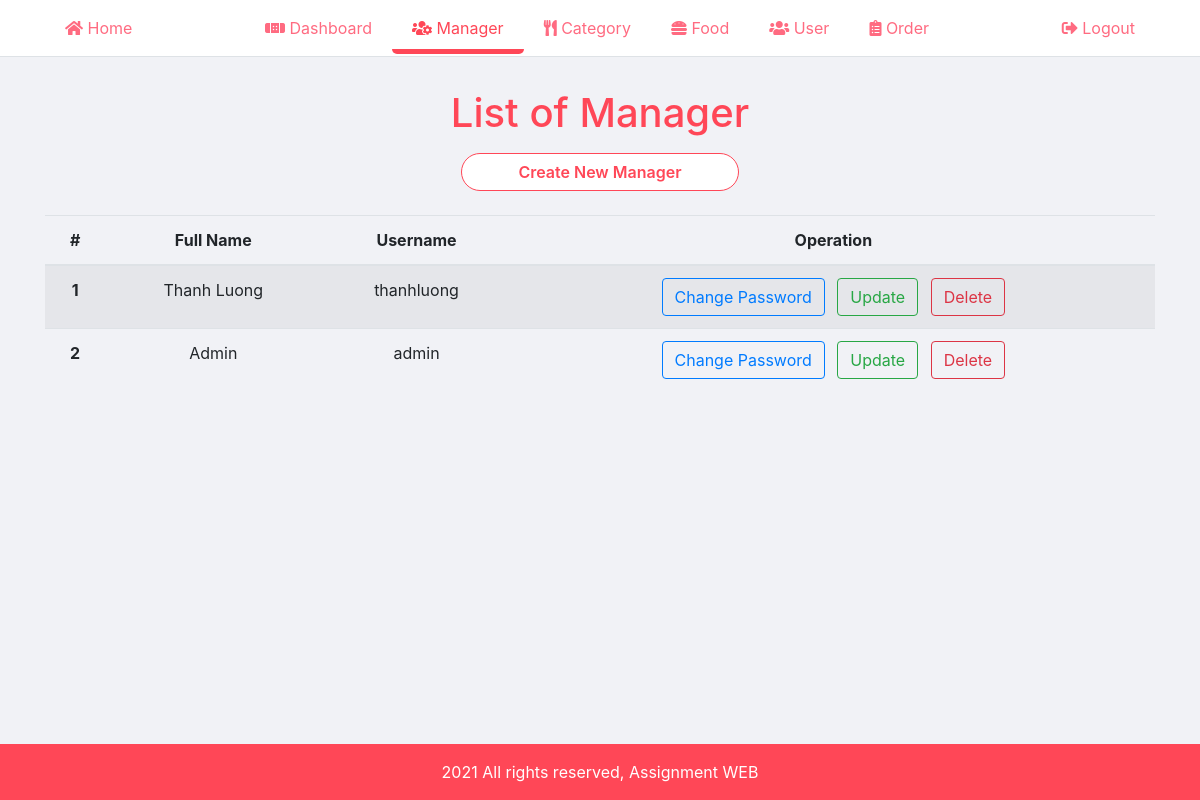
The app's page /manager_page/manager/manager.php (signed in), older data.
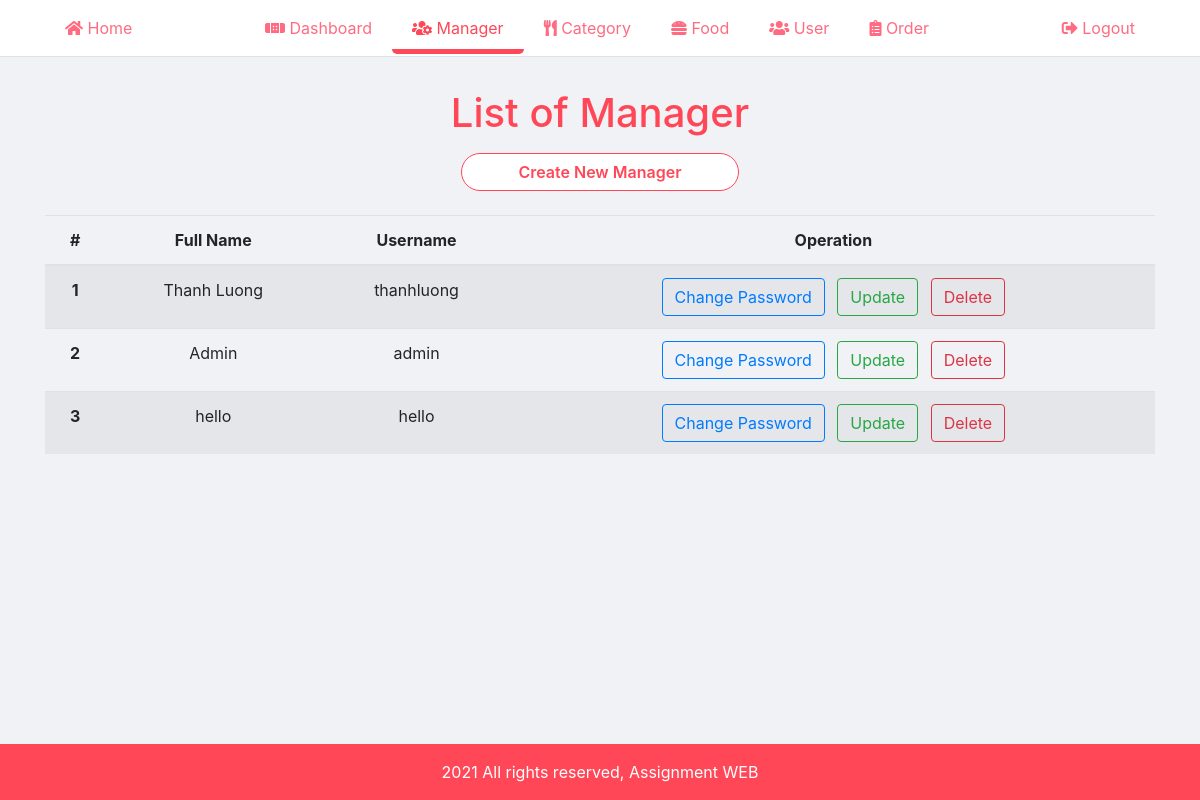
The same page, newer data.
### tables this page shows
CREATE TABLE `manager` (
  `id` int(10) UNSIGNED NOT NULL,
  `full_name` varchar(100) NOT NULL,
  `username` varchar(100) NOT NULL,
  `password` varchar(255) NOT NULL
);

### manager_page/manager/manager.php (the view, shortened to what this page needs)
<?php
    include('../partials/header.php');
?>
    <div class="content">
        <div class="py-3 container">
            <h1 class="text-center primary-color mt-3">List of Manager</h1>
            <div class="text-center">
                <a href="add_manager.php" class="btn btn__login w-25 mb-2 mt-2">Create New Manager</a>
            </div>
            <table class="table table-striped mt-3">
                <thead>
                    <tr>
                        <th scope="col" class="text-center">#</th>
                        <th scope="col" class="text-center">Full Name</th>
                        <th scope="col" class="text-center">Username</th>
                        <th scope="col" class="text-center">Operation</th>
                    </tr>
                </thead>
                <tbody>
                    <?php
                        $sql = "SELECT * FROM manager";
                        $res = mysqli_query($connection, $sql);
                        $n = 1;
                        if ($res == TRUE) {
                            $count = mysqli_num_rows($res);
                            if ($count > 0) {
                                while ($rows = mysqli_fetch_assoc($res)) {
                                    $id = $rows['id'];
                                    $full_name = $rows['full_name'];
                                    $username = $rows['username'];
                                    ?>
                                        <tr>
                                            <th scope="row" class="text-center"><?php echo $n++; ?></th>
                                            <td class="text-center"><?php echo $full_name; ?></td>
                                            <td class="text-center"><?php echo $username; ?></td>
                                            <td class="text-center">
                                                <a href="<?php echo SITEURL; ?>manager_page/manager/change_password.php?id=<?php echo $id; ?>" class="btn btn-outline-primary">Change Password</a>
                                                <a href="<?php echo SITEURL; ?>manager_page/manager/update_manager.php?id=<?php echo $id; ?>" class="btn btn-outline-success mx-2">Update</a>
                                                <a href="<?php echo SITEURL; ?>manager_page/manager/delete_manager.php?id=<?php echo $id; ?>" class="btn btn-outline-danger">Delete</a>
                                            </td>
                                        </tr>
                                    <?php
                                }
                            } else {
                                ?>
                                    <tr>
                                        <td colspan="4"><div class="text-danger">No Manager</div></td>
                                    </tr>
                                <?php
                            }
                        }
                    ?>
                </tbody>
            </table>
        </div>
    </div>
<?php
    include('../partials/footer.php');
?>

Row changes from the older to the newer data that the page shows:
added manager: full_name "hello", username "hello"
